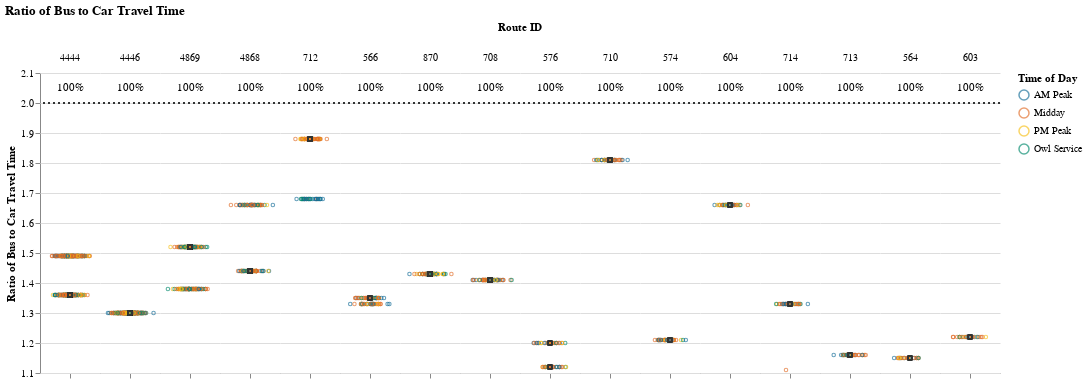
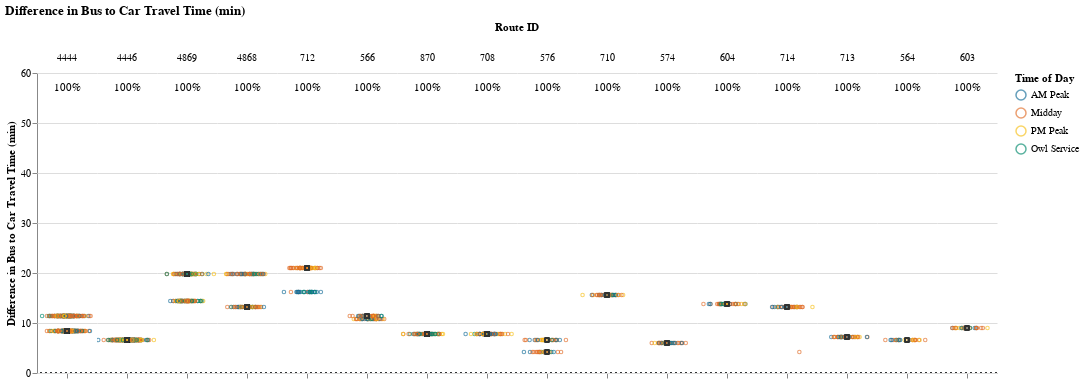

Notebook code cell kept with these figures, in order:
### Code cell
parallel_corridors_utils.generate_report(df)

### Figure 1 — Vega-Lite specification as saved in the notebook (floating-point values rounded to 4 significant figures; data arrays with more than 128 entries replaced by an {"elided": "..."} marker saying what was removed)
{"config": {"view": {"continuousWidth": 400, "continuousHeight": 300, "stroke": null}, "facet": {"spacing": 0}}, "data": {"name": "data-3707baa7b34ca1987520170b51998d8a"}, "facet": {"column": {"field": "route_id", "sort": ["4444", "4446", "4869", "4868", "712", "566", "870", "708", "576", "710", "574", "604", "714", "713", "564", "603"], "title": "Route ID", "type": "nominal"}}, "spec": {"layer": [{"mark": {"type": "point", "opacity": 0.65, "size": 12, "strokeWidth": 1.1}, "encoding": {"color": {"field": "time_of_day", "scale": {"range": ["#136C97", "#E16B26", "#F6BF16", "#00896B", "#7790A3", "#5B559C"]}, "sort": ["AM Peak", "Midday", "PM Peak", "Owl Service"], "title": "Time of Day", "type": "nominal"}, "tooltip": [{"field": "route_id", "type": "nominal"}, {"field": "trip_id", "type": "nominal"}, {"field": "service_hours", "type": "quantitative"}, {"field": "car_duration_hours", "type": "quantitative"}, {"field": "bus_multiplier", "type": "quantitative"}, {"field": "bus_difference", "type": "quantitative"}, {"field": "num_trips", "type": "quantitative"}, {"field": "num_competitive", "type": "quantitative"}, {"field": "pct_trips_competitive", "type": "quantitative"}, {"field": "p25", "type": "quantitative"}, {"field": "p50", "type": "quantitative"}, {"field": "p75", "type": "quantitative"}], "x": {"axis": {"grid": false, "labels": false, "ticks": true, "values": [0]}, "field": "jitter", "scale": {}, "title": null, "type": "quantitative"}, "y": {"field": "bus_multiplier", "scale": {"domain": [1.11, 2.04]}, "title": "Ratio of Bus to Car Travel Time", "type": "quantitative"}}, "selection": {"selector001": {"type": "interval", "bind": "scales", "encodings": ["x", "y"]}}, "transform": [{"calculate": "sqrt(-2*log(random()))*cos(2*PI*random())", "as": "jitter"}], "width": 60}, {"mark": {"type": "point", "opacity": 0.6, "size": 20, "strokeWidth": 1.3}, "encoding": {"color": {"value": "#323434"}, "y": {"field": "bus_multiplier", "type": "quantitative"}}, "transform": [{"filter": "(datum.p50_trip === 1)"}]}, {"mark": {"type": "rule", "strokeDash": [2, 3]}, "encoding": {"color": {"value": "#323434"}, "y": {"field": "cutoff", "type": "quantitative"}}}, {"mark": {"type": "text", "align": "center", "baseline": "middle"}, "encoding": {"color": {"value": "black"}, "text": {"field": "pct_trips_competitive", "format": ".0%", "type": "quantitative"}, "tooltip": [{"field": "route_id", "type": "nominal"}, {"field": "trip_id", "type": "nominal"}, {"field": "service_hours", "type": "quantitative"}, {"field": "car_duration_hours", "type": "quantitative"}, {"field": "bus_multiplier", "type": "quantitative"}, {"field": "bus_difference", "type": "quantitative"}, {"field": "num_trips", "type": "quantitative"}, {"field": "num_competitive", "type": "quantitative"}, {"field": "pct_trips_competitive", "type": "quantitative"}, {"field": "p25", "type": "quantitative"}, {"field": "p50", "type": "quantitative"}, {"field": "p75", "type": "quantitative"}], "x": {"value": 30}, "y": {"value": 15}}, "transform": [{"calculate": "sqrt(-2*log(random()))*cos(2*PI*random())", "as": "jitter"}, {"filter": "(datum.fastest_trip === 1)"}]}]}, "resolve": {"scale": {"y": "shared"}}, "title": "Ratio of Bus to Car Travel Time", "$schema": "https://vega.github.io/schema/vega-lite/v4.17.0.json", "datasets": {"data-3707baa7b34ca1987520170b51998d8a": {"elided": "1501 records"}}}

### Figure 2 — Vega-Lite specification as saved in the notebook (floating-point values rounded to 4 significant figures; data arrays with more than 128 entries replaced by an {"elided": "..."} marker saying what was removed)
{"config": {"view": {"continuousWidth": 400, "continuousHeight": 300, "stroke": null}, "facet": {"spacing": 0}}, "data": {"name": "data-5331e1713c9bf7a2041c711f733132a7"}, "facet": {"column": {"field": "route_id", "sort": ["4444", "4446", "4869", "4868", "712", "566", "870", "708", "576", "710", "574", "604", "714", "713", "564", "603"], "title": "Route ID", "type": "nominal"}}, "spec": {"layer": [{"mark": {"type": "point", "opacity": 0.65, "size": 12, "strokeWidth": 1.1}, "encoding": {"color": {"field": "time_of_day", "scale": {"range": ["#136C97", "#E16B26", "#F6BF16", "#00896B", "#7790A3", "#5B559C"]}, "sort": ["AM Peak", "Midday", "PM Peak", "Owl Service"], "title": "Time of Day", "type": "nominal"}, "tooltip": [{"field": "route_id", "type": "nominal"}, {"field": "trip_id", "type": "nominal"}, {"field": "service_hours", "type": "quantitative"}, {"field": "car_duration_hours", "type": "quantitative"}, {"field": "bus_multiplier", "type": "quantitative"}, {"field": "bus_difference", "type": "quantitative"}, {"field": "num_trips", "type": "quantitative"}, {"field": "num_competitive", "type": "quantitative"}, {"field": "pct_trips_competitive", "type": "quantitative"}, {"field": "p25", "type": "quantitative"}, {"field": "p50", "type": "quantitative"}, {"field": "p75", "type": "quantitative"}], "x": {"axis": {"grid": false, "labels": false, "ticks": true, "values": [0]}, "field": "jitter", "scale": {}, "title": null, "type": "quantitative"}, "y": {"field": "bus_difference", "scale": {"domain": [4.2, 57.6]}, "title": "Difference in Bus to Car Travel Time (min)", "type": "quantitative"}}, "selection": {"selector002": {"type": "interval", "bind": "scales", "encodings": ["x", "y"]}}, "transform": [{"calculate": "sqrt(-2*log(random()))*cos(2*PI*random())", "as": "jitter"}], "width": 60}, {"mark": {"type": "point", "opacity": 0.6, "size": 20, "strokeWidth": 1.3}, "encoding": {"color": {"value": "#323434"}, "y": {"field": "bus_difference", "type": "quantitative"}}, "transform": [{"filter": "(datum.p50_trip === 1)"}]}, {"mark": {"type": "rule", "strokeDash": [2, 3]}, "encoding": {"color": {"value": "#323434"}, "y": {"field": "cutoff", "type": "quantitative"}}}, {"mark": {"type": "text", "align": "center", "baseline": "middle"}, "encoding": {"color": {"value": "black"}, "text": {"field": "pct_trips_competitive", "format": ".0%", "type": "quantitative"}, "tooltip": [{"field": "route_id", "type": "nominal"}, {"field": "trip_id", "type": "nominal"}, {"field": "service_hours", "type": "quantitative"}, {"field": "car_duration_hours", "type": "quantitative"}, {"field": "bus_multiplier", "type": "quantitative"}, {"field": "bus_difference", "type": "quantitative"}, {"field": "num_trips", "type": "quantitative"}, {"field": "num_competitive", "type": "quantitative"}, {"field": "pct_trips_competitive", "type": "quantitative"}, {"field": "p25", "type": "quantitative"}, {"field": "p50", "type": "quantitative"}, {"field": "p75", "type": "quantitative"}], "x": {"value": 30}, "y": {"value": 15}}, "transform": [{"calculate": "sqrt(-2*log(random()))*cos(2*PI*random())", "as": "jitter"}, {"filter": "(datum.fastest_trip === 1)"}]}]}, "resolve": {"scale": {"y": "shared"}}, "title": "Difference in Bus to Car Travel Time (min)", "$schema": "https://vega.github.io/schema/vega-lite/v4.17.0.json", "datasets": {"data-5331e1713c9bf7a2041c711f733132a7": {"elided": "1501 records"}}}
